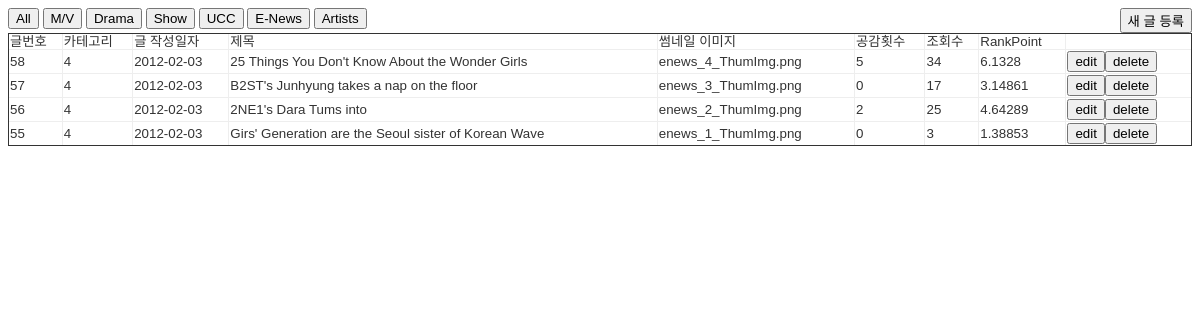
Screenshot of /admin/index.php?m=4 with the database file from the repository.
### tables this page shows
CREATE TABLE `contents` (
  `id` int(11) NOT NULL AUTO_INCREMENT,
  `category` int(11) NOT NULL DEFAULT '0',
  `title` varchar(200) NOT NULL,
  `date` date NOT NULL,
  `thumb_img` varchar(100) NOT NULL,
  `vod_src` text,
  `empathy` int(11) NOT NULL DEFAULT '0',
  `viewcount` int(11) NOT NULL DEFAULT '0',
  `rankpoint` float NOT NULL DEFAULT '0',
  `description` text NOT NULL,
  PRIMARY KEY (`id`)
);

### admin/index.php (the view, shortened to what this page needs)
<!DOCTYPE HTML>
<?php
$category = $_GET['m'];
?>
<html lang="en">
<head>
</head>
<body>
	<div style="width: 100%;">
		<div>
			<div style="float: left;">
				<a href="./index.php?m=6"><button>All</button></a>
				<a href="./index.php?m=0"><button>M/V</button></a>
				<a href="./index.php?m=1"><button>Drama</button></a>
				<a href="./index.php?m=2"><button>Show</button></a>
				<a href="./index.php?m=3"><button>UCC</button></a>
				<a href="./index.php?m=4"><button>E-News</button></a>
				<a href="./index.php?m=5"><button>Artists</button></a>
			</div>
			<div style="float: right;">
				<a href="./register.php"><button>새 글 등록</button></a>
			</div>
		</div>
		<div>
			<table border="1">
				<thead>
					<td>글번호</td>
					<td>카테고리</td>
					<td>글 작성일자</td>
					<td>제목</td>
					<td>썸네일 이미지</td>
					<td>공감횟수</td>
					<td>조회수</td>
					<td>RankPoint</td>
					<td>&nbsp;</td>
				</thead>
				<tbody>
					<?php
						if ($category == NULL || $category == 6)
							$query = "SELECT * FROM contents ORDER BY rankpoint desc";
						else
							$query = "SELECT * FROM contents WHERE category = " . $category . " ORDER BY id desc";
						$result = mysql_query($query);
						while($row = mysql_fetch_assoc($result))
						{
							echo "<tr>";
							echo "<td>".$row['id']."</td>";
							echo "<td>".$row['category']."</td>";
							echo "<td>".$row['date']."</td>";
							echo "<td>".$row['title']."</td>";
							echo "<td>".$row['thumb_img']."</td>";
							echo "<td>".$row['empathy']."</td>";
							echo "<td>".$row['viewcount']."</td>";
							echo "<td>".$row['rankpoint']."</td>";
							echo "<td><a href=\"./edit.php?id=".$row['id']."\"><button>edit</button></a><a href=\"./delete.php?id=".$row['id']."\"><button>delete</button></a></td>";
							echo "</tr>";
						}
					?>
				</tbody>
			</table>
		</div>
	</div>
</body>
</html>

### admin/index.php (style rules this page uses)
table { width: 100%; border: solid 1px; border-collapse:collapse;border-spacing:0; margin:0; padding:0; font-weight:normal; font-style:normal; font-size:100%; line-height:1; font-family:inherit; }
body { font-size: 10pt; font-family: Arial, Helvetica, sans-serif; color: #333333; }

### rows the page displays
contents: id "58", category "4", date "2012-02-03", title "25 Things You Don't Know About the Wonder Girls", thumb_img "enews_4_ThumImg.png", empathy "5", viewcount "34", rankpoint "6.1328"
contents: id "57", category "4", date "2012-02-03", title "B2ST's Junhyung takes a nap on the floor", thumb_img "enews_3_ThumImg.png", empathy "0", viewcount "17", rankpoint "3.14861"
contents: id "56", category "4", date "2012-02-03", title "2NE1's Dara Tums into", thumb_img "enews_2_ThumImg.png", empathy "2", viewcount "25", rankpoint "4.64289"
contents: id "55", category "4", date "2012-02-03", title "Girs' Generation are the Seoul sister of Korean Wave", thumb_img "enews_1_ThumImg.png", empathy "0", viewcount "3", rankpoint "1.38853"
